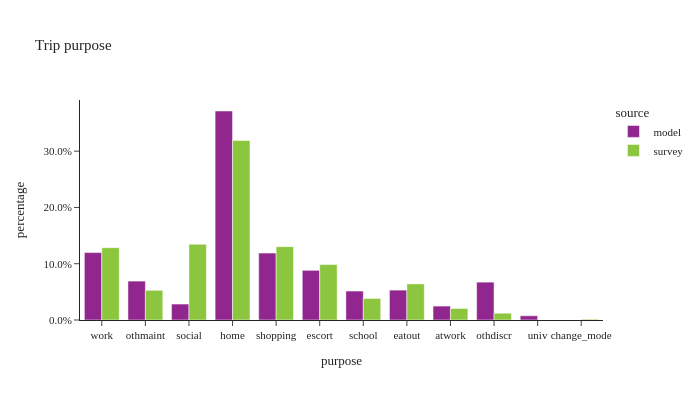

Write notebook code for a chart like this one.
### Code cell
util.plot_share_barchart(trip_data, 'trip_weight', 'purpose', title="Trip purpose")

### Figure 1 — Plotly figure (JSON) as saved in the notebook; plotly's stock layout.template omitted (floating-point values rounded to 4 significant figures)
{"data": [{"alignmentgroup": "True", "customdata": [[1495278], [863194], [353913], [4635780], [1484386], [1101937], [642316], [663161], [308974], [840051], [93683]], "hovertemplate": "source=model<br>purpose=%{x}<br>percentage=%{y}<br>sample_size=%{customdata[0]}<extra></extra>", "legendgroup": "model", "marker": {"color": "#91268F", "pattern": {"shape": ""}}, "name": "model", "offsetgroup": "model", "orientation": "v", "showlegend": true, "textposition": "auto", "type": "bar", "x": ["work", "othmaint", "social", "home", "shopping", "escort", "school", "eatout", "atwork", "othdiscr", "univ"], "xaxis": "x", "y": [0.1198, 0.06915, 0.02835, 0.3714, 0.1189, 0.08828, 0.05146, 0.05313, 0.02475, 0.0673, 0.007505], "yaxis": "y"}, {"alignmentgroup": "True", "customdata": [[5216], [2047], [6435], [12995], [4676], [2762], [906], [2608], [789], [511], [55]], "hovertemplate": "source=survey<br>purpose=%{x}<br>percentage=%{y}<br>sample_size=%{customdata[0]}<extra></extra>", "legendgroup": "survey", "marker": {"color": "#8CC63E", "pattern": {"shape": ""}}, "name": "survey", "offsetgroup": "survey", "orientation": "v", "showlegend": true, "textposition": "auto", "type": "bar", "x": ["work", "othmaint", "social", "home", "shopping", "escort", "school", "eatout", "atwork", "othdiscr", "change_mode"], "xaxis": "x", "y": [0.1285, 0.05278, 0.1345, 0.319, 0.1303, 0.09843, 0.0383, 0.06414, 0.02051, 0.01205, 0.001375], "yaxis": "y"}], "layout": {"barmode": "group", "height": 400, "legend": {"title": {"text": "source"}, "tracegroupgap": 0}, "title": {"text": "Trip purpose"}, "width": 700, "xaxis": {"anchor": "y", "domain": [0.0, 1.0], "title": {"text": "purpose"}}, "yaxis": {"anchor": "x", "domain": [0.0, 1.0], "tickformat": ".1%", "title": {"text": "percentage"}}}}
